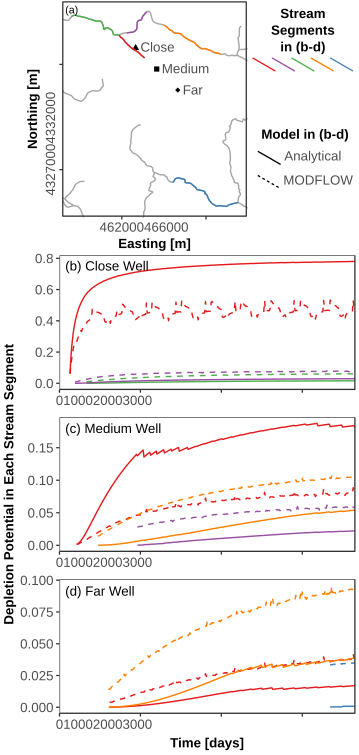

Write the R code that produced this figure.
## Figure_Error-IndividualWells.R
#' This script is intended to compare estimated transient streamflow depletion
#' from MODFLOW (calculate from output of script MODFLOW_HTC_Navarro_CalculateCaptureFraction.R)
#' and geometric depletion apportionment methods (from script Navarro_Analytical_Transient.R)
#' for a couple selected wells.
#' 
#' It is similar to the script Navarro_CompareMODFLOWtoDepletionApportionment_IndividualWells.R

source(file.path("src", "paths+packages.R"))

## what is the pumping rate?
Qw <- -6*100*0.00378541  # [m3/d]

## choose modflow version
modflow_v <- "mfnwt"  # "mfnwt" or "mf2005"
masked <- F           # use masked depletion apportionment? should only be T for SFR
timeType  <- "Transient" # "Transient" or "Intermittent"

# which methods to analyze?
method_plot <- "Qf.WebSq"

# what depletion apportionment output do you want?
domain_plot <- "Adjacent+Dynamic"

# what analytical model to plot?
analytical_plot <- "hunt"

# what MODFLOW stream BC?
stream_BC_plot <- c("RIV")

#### (0) Prep spatial data

## load well locations
df.wel <- read.table(file.path("modflow", "input", "iwel.txt"), sep=" ", header=T)

## load output from steady-state, no pumping scenario - this is used to define the screen interval
## so that screen interval is consistent between MODFLOW and analytical
m.wte <- as.matrix(read.csv(file.path("modflow", "Navarro-SteadyState", stream_BC_plot, modflow_v, "wte.csv")), header=F)

# grab steady-state head based on row/col (need to add 1 because python is 0-based indexing)
df.wel$wte_m <- m.wte[as.matrix(df.wel[,c("row", "col")])+1]

# make a spatial points data frame
xy <- df.wel[,c("lon", "lat")]
spdf.wel <- SpatialPointsDataFrame(coords = xy, data = df.wel,
                                   proj4string = CRS(crs.MODFLOW))

## load stream data - created in MODFLOW_Navarro_InputPrepData.R
shp.streams <- readOGR(dsn=file.path("modflow", "input"), layer="iriv")

# shapefile shortens names; rename them
names(shp.streams) <- c("OBJECTID", "REACHCODE", "TerminalPa", "lineLength_m", "TotDASqKM", "StreamOrde", 
                        "TerminalFl", "SLOPE", "FromNode", "ToNode", "SegNum")

# domain boundary shapefile
shp <- readOGR(dsn=file.path("data", "NHD", "WBD"), layer="WBDHU10_Navarro")
shp.UTM <- spTransform(shp, crs.MODFLOW)

shp.adj <- readOGR(dsn=file.path("data", "NHD", "WBD"), layer="WBDHU12_Navarro+Adjacent")
shp.adj.UTM <- spTransform(shp.adj, crs.MODFLOW)

## prep polygon boundaries for plots
df.basin <- tidy(shp.UTM)
df.basin.adj <- tidy(shp.adj.UTM)
df.riv <- tidy(shp.streams)

#### (1) Load depletion apportionment results results and combine with MODFLOW
####     (Navarro_DepletionApportionment+Analytical_Transient.R)

# remember: this has been trimmed to only stream segments in Navarro,
# and any segments with depletion <= 0.0001 (0.01%) have been removed
df.analytical <- 
  paste0("Depletion_Analytical_", timeType, "_", domain_plot, "_AllMethods+Wells+Reaches.csv") %>% 
  file.path("results", .) %>% 
  read.csv(stringsAsFactors=F) %>% 
  dplyr::select(c("SegNum", "WellNum", "analytical", "Time", method_plot))

#### (2) Choose which wells to investigate - goal is to have wells spanning a range of 
####     depletion values (high to low) within the 10 year timespan.
df.analytical.sum <- 
  df.analytical %>% 
  subset(analytical==analytical_plot) %>% 
  melt(id=c("SegNum", "WellNum", "analytical", "Time"),
       value.name = "depletion.prc", variable.name="method") %>% 
  group_by(WellNum, method, Time) %>% 
  summarize(Qf.sum = sum(depletion.prc))

# map of wells with depletion at final timestep
df.wel <-
  df.wel %>% 
  subset(WellNum %in% df.analytical.sum$WellNum) %>% 
  left_join(subset(df.analytical.sum, Time==max(df.analytical.sum$Time) & method==method_plot)[,c("WellNum", "Qf.sum")],
            by="WellNum") %>%
  replace_na(list("Qf.sum"=0))

## which wells to plot?
wels.plot <- c(365, 393, 421)

ggplot() +
  geom_point(data=df.wel, aes(x=lon, y=lat, size=Qf.sum)) +
  geom_point(data=subset(df.wel, WellNum %in% wels.plot), aes(x=lon, y=lat, size=Qf.sum), color="red") +
  geom_path(data=df.riv, aes(x=long, y=lat, group=group), color="blue")

ggplot(df.analytical.sum, aes(x=Time, y=Qf.sum, group=WellNum)) +
  geom_line() +
  # choose a few wells to put on with red lines
  geom_line(data=subset(df.analytical.sum, WellNum %in% wels.plot), aes(color=factor(WellNum)), size=2) +
  facet_wrap(~method)

#### (3) Load MODFLOW results and figure out timesteps and wells for comparison 
####     (MODFLOW_HTC_Navarro_CalculateCaptureFraction.R)
df.MODFLOW.RIV <- 
  file.path("modflow","HTC", "Navarro", timeType, "RIV", modflow_v, "Depletion_MODFLOW.csv") %>% 
  read.csv(stringsAsFactors=F) %>% 
  #  transform(depletion.prc.modflow = depletion_m3.d/Qw_m3.d,  # use net pumping rate from MODFLOW
  transform(depletion.prc.modflow = depletion_m3.d/Qw,          # use prescribed pumping rate
            stream_BC = "RIV")

df.MODFLOW.SFR <- 
  file.path("modflow","HTC", "Navarro", timeType, "SFR", modflow_v, "Depletion_MODFLOW.csv") %>% 
  read.csv(stringsAsFactors=F) %>% 
  #  transform(depletion.prc.modflow = depletion_m3.d/Qw_m3.d,  # use net pumping rate from MODFLOW
  transform(depletion.prc.modflow = depletion_m3.d/Qw,          # use prescribed pumping rate
            stream_BC = "SFR")

df.MODFLOW <- rbind(df.MODFLOW.RIV, df.MODFLOW.SFR)

# calculate sum
df.MODFLOW.sum <-
  df.MODFLOW %>% 
  subset(stream_BC==stream_BC_plot) %>% 
  group_by(WellNum, Time) %>% 
  summarize(Qf.sum = sum(depletion.prc.modflow))

## combine MODFLOW with analytical
## Time has long decimals; round before merging to ensure time match
df.MODFLOW$Time <- round(df.MODFLOW$Time, 1)
df.analytical$Time <- round(df.analytical$Time, 1)

# remove results with depletion <= f.thres (should be same as Navarro_Analytical_Transient.R)
f.thres <- 0.001  # =0.1%
df <- 
  full_join(subset(df.analytical, WellNum %in% wels.plot), 
            subset(df.MODFLOW, WellNum %in% wels.plot)[,c("stream_BC", "SegNum", "WellNum", "Time", "depletion.prc.modflow")], 
            by=c("SegNum", "WellNum", "Time")) %>% 
  melt(id=c("stream_BC", "SegNum", "WellNum", "Time", "analytical", "depletion.prc.modflow"),
       value.name="depletion.prc", variable.name="method") %>%  
  subset(depletion.prc.modflow > f.thres | depletion.prc > f.thres) %>% 
  # for now: just look at glover and RIV
  subset(analytical==analytical_plot & stream_BC==stream_BC_plot)

# missing values should be 0 (0s were filtered out in previous scripts)
df$depletion.prc.modflow[is.na(df$depletion.prc.modflow)] <- 0
df$depletion.prc[is.na(df$depletion.prc)] <- 0

# for each well: extract only the three most affected reaches at the end of the time
for (wel in wels.plot){
  df.w <- 
    df %>% 
    subset(WellNum==wel & Time==max(df$Time)) %>% 
    subset(method==method_plot) %>% # because you are using MODFLOW for selection, choose an arbitrary apportionment method
    arrange(desc(depletion.prc.modflow))
  
  if (wel==wels.plot[1]){
    segs.keep <- df.w$SegNum[1:3]
    wel.keep <- rep(wel, 3)
  } else {
    segs.keep <- c(segs.keep, df.w$SegNum[1:3])
    wel.keep <- c(wel.keep, rep(wel, 3))
  }
}

df.plot <- 
  df %>% 
  subset((WellNum==wels.plot[1] &
           SegNum %in% segs.keep[wel.keep==wels.plot[1]]) |
           (WellNum==wels.plot[2] &
              SegNum %in% segs.keep[wel.keep==wels.plot[2]]) |
           (WellNum==wels.plot[3] &
              SegNum %in% segs.keep[wel.keep==wels.plot[3]]))

#### (4) Plot comparison through time
ggplot() +
  geom_line(data=df.plot, aes(x=Time, y=depletion.prc.modflow, group=SegNum, color=factor(SegNum))) +
  geom_line(data=df.plot, aes(x=Time, y=depletion.prc, group=SegNum, color=factor(SegNum)), linetype="dashed") +
  facet_grid(WellNum ~ method, scales="free",
             labeller=as_labeller(c(labels.method.Qf, "365"="Close Well", "393"="Medium", "421"="Far"))) +
  scale_x_continuous(name="Time [days]", expand=c(0,0)) +
  scale_y_continuous(name="Depletion Potential") +
  scale_color_discrete(name="Stream Reach")

#### (5) save plot
p.map <- 
  ggplot() +
  geom_polygon(data=df.basin, aes(x=long, y=lat, group=group), fill=NA, color="red") +
  geom_point(data=df.wel, aes(x=lon, y=lat), color=col.gray) +
  geom_point(data=subset(df.wel, WellNum %in% wels.plot), aes(x=lon, y=lat, shape=factor(WellNum))) +
  geom_path(data=df.riv, aes(x=long, y=lat, group=group), color="blue") +
  scale_size_continuous(name="Capture Fraction\nat t=3650 days") +
  scale_x_continuous(name="Easting [m]", expand=c(0,0), breaks=map.breaks.x) +
  scale_y_continuous(name="Northing [m]", expand=c(0,0), breaks=map.breaks.y) +
  scale_shape_manual(name="Well-Stream\nDistance", values=c("365"=17, "393"=15, "421"=18), 
                     labels=c("365"="Close", "393"="Medium", "421"="Far")) +
  coord_equal() +
  theme(axis.text.y=element_text(angle=90, hjust=0.5)) +
  NULL

df.riv.zoom <- 
  subset(shp.streams, SegNum %in% df.plot$SegNum) %>% 
  tidy() %>% 
  transform(SegNum = as.numeric(id)+1)

min(df.riv.zoom$long)
max(df.riv.zoom$long)


min(df.riv.zoom$lat)
max(df.riv.zoom$lat)

zoom.breaks.x <- c(462000, 466000)
zoom.breaks.y <- c(4327000, 4332000)

df.riv.zoom$SegNum <- factor(df.riv.zoom$SegNum, levels=c(287, 110, 278, 280, 282))
p.map.zoom <- 
  ggplot() +
  geom_polygon(data=df.basin, aes(x=long, y=lat, group=group), fill=NA, color="red") +
  geom_point(data=subset(df.wel, WellNum %in% wels.plot), aes(x=lon, y=lat, shape=factor(WellNum))) +
  geom_path(data=df.riv, aes(x=long, y=lat, group=group), color=col.gray) +
  geom_path(data=df.riv.zoom, aes(x=long, y=lat, group=group, color=SegNum)) +
  scale_size_continuous(name="Capture Fraction\nat t=3650 days") +
  scale_x_continuous(name="Easting [m]", breaks=zoom.breaks.x) +
  scale_y_continuous(name="Northing [m]", breaks=zoom.breaks.y) +
  scale_shape_manual(name="Well-Stream\nDistance", values=c("365"=17, "393"=15, "421"=18), 
                     labels=c("365"="Close", "393"="Medium", "421"="Far")) +
  scale_color_brewer(name="Stream Segment", type="qual",
                     palette=6) +
  coord_equal(xlim=c(min(df.riv.zoom$long), max(df.riv.zoom$long)), 
              ylim=c(min(df.riv.zoom$lat), max(df.riv.zoom$lat))) +
  theme(axis.text.y=element_text(angle=90, hjust=0.5)) +
  NULL

# #p.sum <- 
# ggplot() +
#   geom_line(data=subset(df.MODFLOW.sum, WellNum %in% wels.plot), 
#             aes(x=Time, y=Qf.sum, group=WellNum, linetype=factor(WellNum)), linetype="dashed") +
#   geom_line(data=subset(df.analytical.sum, WellNum %in% wels.plot), 
#             aes(x=Time, y=Qf.sum, group=WellNum, linetype=factor(WellNum))) +
#   scale_x_continuous(name="Time [days]") +
#   scale_y_continuous(name="Total Capture Fraction") +
#   scale_linetype_discrete(name="Well", labels=c("365"="Close", "393"="Medium", "421"="Far")) +
#   facet_wrap(~method, labeller=as_labeller(labels.method.Qf)) +
#   NULL

df.plot$SegNum <- factor(df.plot$SegNum, levels=c(287, 110, 278, 280, 282))
p.depletion <-
  ggplot() +
  geom_line(data=df.plot, aes(x=Time, y=depletion.prc.modflow, group=SegNum, color=SegNum), linetype="dashed") +
  geom_line(data=df.plot, aes(x=Time, y=depletion.prc, group=SegNum, color=SegNum)) +
  facet_wrap(WellNum ~ ., scales="free", ncol=1,
             labeller=as_labeller(c(labels.method.Qf, "365"="Close", "393"="Medium", "421"="Far"))) +
  scale_x_continuous(name="Time [days]", expand=c(0,0), limits=c(0,3650)) +
  scale_y_continuous(name="Depletion Potential in Each Stream Segment") +
  scale_color_brewer(name="Stream Segment", type="qual",
                     palette=6) +
  theme(legend.position="bottom") +
  NULL

save_plot(file.path("figures+tables", "Figure_Error-IndividualWells_NoText.pdf"),
         plot_grid(p.map.zoom + guides(color=F, shape=F) + theme(plot.margin=unit(c(0.5, 22.5, 0, 0), "mm")),
                   p.depletion + guides(color=F) + theme(strip.text=element_blank()),
                    ncol=1, rel_heights = c(1, 2)),
       base_width = 95/25.4, base_height=200/25.4, device=cairo_pdf)
